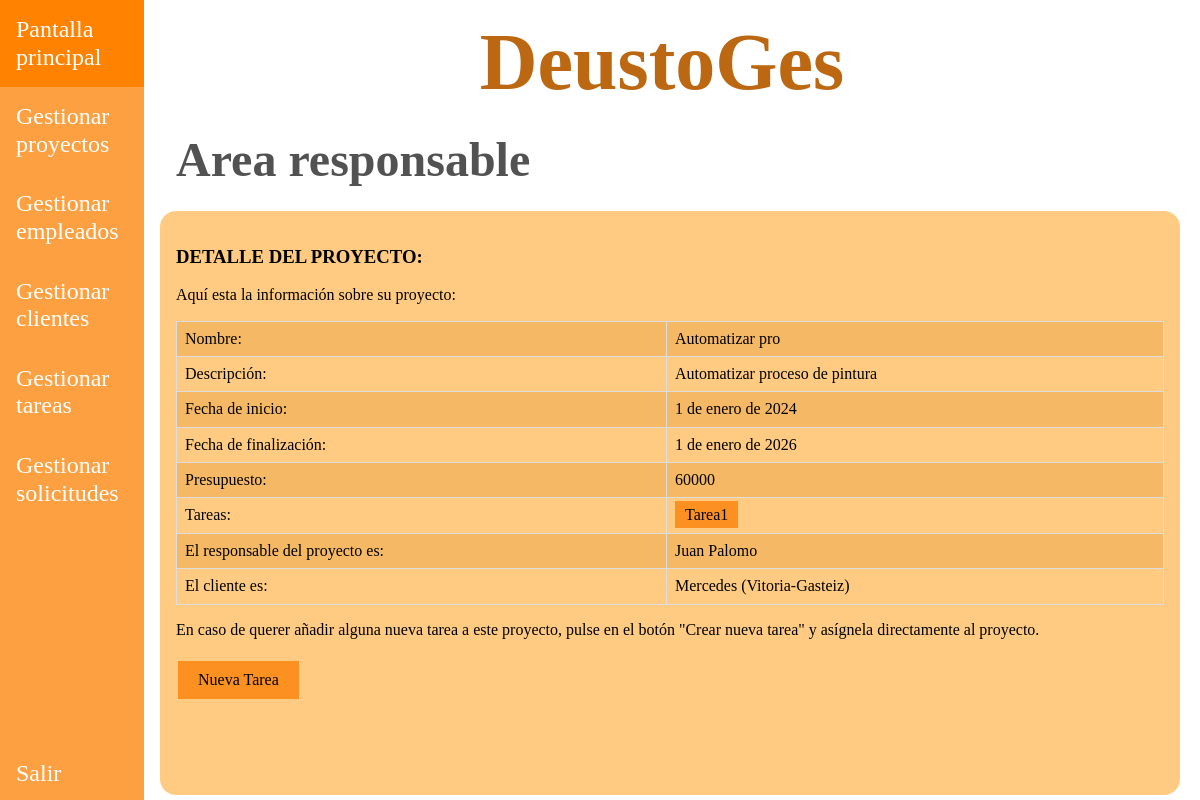
Screenshot of /appDeustoGes/responsables/1/proyectos/6 with the database file from the repository.
### appDeustoGes/models.py (models this page shows, shortened)
class Proyecto(models.Model):
    nombre = models.CharField(max_length=15)
    descripcion = models.TextField()
    fecha_inicio = models.DateField(default=date(2020, 1, 1))
    fecha_fin = models.DateField(default=date(2020, 1, 1))
    presupuesto = models.IntegerField()
    responsable = models.ForeignKey(Empleado, on_delete=models.CASCADE)
    cliente = models.ForeignKey(Cliente, on_delete=models.CASCADE)
    created = models.DateTimeField(auto_now_add=True, blank=True, null=True)
    updated = models.DateTimeField(auto_now=True, blank=True, null=True)
    class Meta:
        verbose_name = "proyecto"
        verbose_name_plural = "proyectos"

class Tarea(models.Model):
    nombre = models.CharField(max_length=15)
    descripcion = models.TextField()
    fecha_inicio = models.DateField()
    fecha_fin = models.DateField()
    prioridad = models.CharField(max_length=10, choices=(('alta', 'Alta'), ('media', 'Media'), ('baja', 'Baja')))
    estado = models.CharField(max_length=20, choices=(
        ('abierta', 'Abierta'), ('asignada', 'Asignada'), ('en_proceso', 'En proceso'), ('finalizada', 'Finalizada')))
    notas_adicionales = models.TextField()
    empleado = models.ForeignKey(Empleado, on_delete=models.CASCADE)
    proyecto = models.ForeignKey(Proyecto, on_delete=models.CASCADE)
    created = models.DateTimeField(auto_now_add=True, blank=True, null=True)
    updated = models.DateTimeField(auto_now=True, blank=True, null=True)
    class Meta:
        verbose_name = 'tarea'
        verbose_name_plural = 'tareas'

class Empleado(models.Model):
    dni = models.CharField(max_length=9)
    nombre = models.CharField(max_length=15)
    apellidos = models.CharField(max_length=40, default="")
    email = models.EmailField()
    telefono = models.PositiveIntegerField()
    responsable = models.BooleanField(default=False)
    created = models.DateTimeField(auto_now_add=True, blank=True, null=True)
    updated = models.DateTimeField(auto_now=True, blank=True, null=True)
    def __str__(self):
        return f"{self.nombre} {self.apellidos}"
    class Meta:
        verbose_name = "empleado"
        verbose_name_plural = "empleados"

class Cliente(models.Model):
    nombre = models.CharField(max_length=15)
    telefono = models.IntegerField()
    email = models.EmailField()
    direccion = models.CharField(max_length=50)
    created = models.DateTimeField(auto_now_add=True, blank=True, null=True)
    updated = models.DateTimeField(auto_now=True, blank=True, null=True)
    def __str__(self):
        return f"{self.nombre} ({self.direccion})"
    class Meta:
        verbose_name = "cliente"
        verbose_name_plural = "clientes"

### appDeustoGes/views.py (the view)
# urls.py: path("/responsables/<int:id_responsable>/proyectos/<int:id_proyecto>", views.show_proyecto, name='proyecto_detail'),
def show_proyecto(request, id_responsable, id_proyecto):
    responsable = get_object_or_404(Empleado, id=id_responsable)
    proyecto = get_object_or_404(Proyecto, id=id_proyecto)
    tareas = Tarea.objects.all()
    return render(request, "appDeustoGes/proyecto_detail.html", {"responsable": responsable,
                                                                 "proyecto": proyecto, "tareas": tareas})

### templates/appDeustoGes/proyecto_detail.html
{% extends "base.html" %}
{% block css %}
    <link rel="stylesheet" href="/../static/css/normalize.css">
    <link rel="stylesheet" href="/../static/css/style.css">
{% endblock %}
{% block nav_header %}
    <nav class="barra-lateral">
        <ul class="listado-barra-lateral">
            <div>
                <li><a href="{% url 'pantalla_responsable' responsable.id %}">Pantalla principal</a></li>
                <li><a href="{% url 'proyectos_index' responsable.id %}">Gestionar proyectos</a></li>
                <li><a href="{% url 'gestion_empleados' responsable.id %}">Gestionar empleados</a></li>
                <li><a href="{% url 'gestion_clientes' responsable.id %}">Gestionar clientes</a></li>
                <li><a href="{% url 'gestion_tareas' responsable.id %}">Gestionar tareas</a></li>
                <li><a href="{% url 'gestion_solicitudes' responsable.id %}">Gestionar solicitudes</a></li>
            </div>
            <div>
                <li><a href="{% url 'pantalla_inicio' %}">Salir</a></li>
            </div>
        </ul>
    </nav>
{% endblock %}
{% block main_contenido %}
    <h2>Area responsable</h2>
    <div class="contenido">
        <h3>DETALLE DEL PROYECTO:</h3>
        <p>Aquí esta la información sobre su proyecto:</p>
        {% if  proyecto %}
            <table class="estilos-table">
                <tr>
                    <td>Nombre:</td>
                    <td>{{ proyecto.nombre }}</td>
                </tr>
                <tr>
                    <td>Descripción:</td>
                    <td>{{ proyecto.descripcion }}</td>
                </tr>
                <tr>
                    <td>Fecha de inicio:</td>
                    <td>{{ proyecto.fecha_inicio }}</td>
                </tr>
                <tr>
                    <td>Fecha de finalización:</td>
                    <td>{{ proyecto.fecha_fin }}</td>
                </tr>
                <tr>
                    <td>Presupuesto:</td>
                    <td>{{ proyecto.presupuesto }}</td>
                </tr>
                <tr>
                    <td>Tareas:</td>
                    <td>
                    {% for tarea in tareas %}
                        {% if tarea.proyecto_id == proyecto.id %}
                        <a href="{% url 'tarea_update_responsable' responsable.id tarea.id %}"
                            class="enlace-tarea">{{ tarea.nombre }}</a>
                        {% endif %}
                    {% endfor %}
                    </td>
                </tr>
                <tr>
                    <td>El responsable del proyecto es:</td>
                    <td>{{ proyecto.responsable }}</td>
                </tr>
                <tr>
                    <td>El cliente es:</td>
                    <td>{{ proyecto.cliente }}</td>
                </tr>
            </table>
        {% endif %}
        <p>En caso de querer añadir alguna nueva tarea a este proyecto, pulse en el botón "Crear nueva tarea" y
        asígnela directamente al proyecto.</p>
        <button class="añadir-button">
            <a href="{% url 'tarea_create'  responsable.id  %}">Nueva Tarea</a>
        </button>
    </div>
{% endblock %}

### static/css/style.css (style rules this page uses)
html { box-sizing: border-box; }
*, *:before, *:after { box-sizing: inherit; }
a { text-decoration: none; color: black; }
ul { list-style: none; margin: 0; padding: 0; }
.flex { display: flex; flex-wrap: wrap; width: 100%; overflow-x: hidden; }
h2 { margin-block:0; padding-block: 1.5rem; margin-left: 2rem; font-size: 6vh; width: 100%; color: rgba(0, 0, 0, 0.678); }
.barra-lateral { width: 12vw; background-color: rgba(252, 140, 24, 0.82); height: 100vh; }
.listado-barra-lateral { display: grid; grid-template-rows: 93vh 7vh; }
.listado-barra-lateral a { font-size: 1.5rem; color: white; display: block; padding: 1rem; }
.contenido { padding: 1rem; margin-left: 1rem; width: 85vw; height: 73vh; background-color: rgba(255, 149, 0, 0.49); border-radius: 1rem; }
.estilos-table { width: 100%; border-collapse: collapse; }
.estilos-table td { border: 1px solid #dddddd; text-align: left; padding: 8px; }
.estilos-table tr:nth-child(odd) { background-color: rgba(216, 136, 24, 0.27); }
.estilos-table td a { text-decoration: none; color: black; }
.añadir-button { background-color: rgba(252, 140, 24, 0.91); text-align: center; border: none; color: white; padding: 10px 20px; text-decoration: none; display: inline-block; font-size: 16px; margin: 6px 2px; transition-duration: 0.4s; cursor: pointer; }
.enlace-tarea { padding: 5px 10px; background-color: rgba(252, 140, 24, 0.91); color: white; text-decoration: none; }

### rows the page displays
Proyecto: nombre "Automatizar pro", descripcion "Automatizar proceso de pintura", fecha_inicio "1 de enero de 2024", fecha_fin "1 de enero de 2026", presupuesto "60000", responsable "Juan Palomo", cliente "Mercedes (Vitoria-Gasteiz)"
Tarea: nombre "Tarea1"
